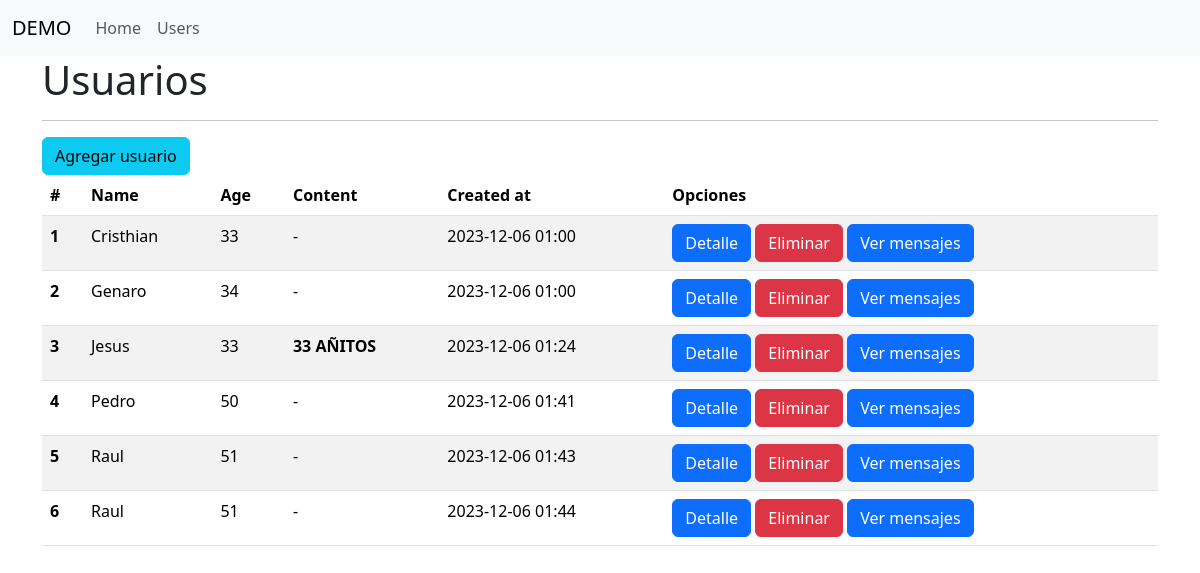
/users, run on an earlier commit of the app's database.
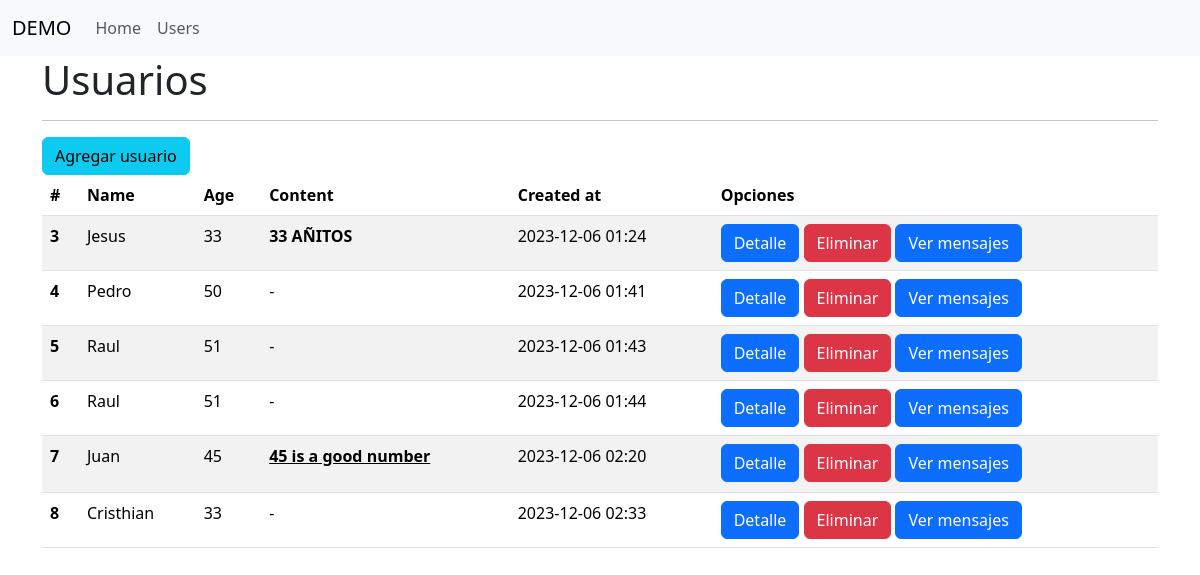
And on a later commit of the database.
### main.py (models this page shows, shortened)
class User(db.Model):
    id = db.Column(db.Integer, primary_key=True)
    name = db.Column(db.String(150), nullable=False)
    age = db.Column(db.Integer, nullable=False)
    content = db.Column(db.Text, nullable=True)
    created_at = db.Column(db.DateTime(timezone=True), server_default=func.now())

### main.py (the view)
@app.route("/users")
def users():
    users_data = User.query.all()
    return render_template("users.html", users=users_data)

### templates/users.html (shortened to what this page needs)
{% extends 'base.html' %}
{% block content %}
    <h1>Usuarios</h1>
    <hr>
    <a href="{{ url_for('users_add') }}" class="btn btn-info">Agregar usuario</a>
    <table class="table table-striped">
      <thead>
        <tr>
          <th scope="col">#</th>
          <th scope="col">Name</th>
          <th scope="col">Age</th>
          <th scope="col">Content</th>
          <th scope="col">Created at</th>
          <th scope="col">Opciones</th>
        </tr>
      </thead>
      <tbody>
        {% for user in users %}
        <tr>
          <th scope="row">{{ user.id }}</th>
          <td>{{ user.name|title }}</td>
          <td>{{ user.age }}</td>
          {% if user.content %}
          <td>{{ user.content|safe }}</td>
          {% else %}
          <td>-</td>
          {% endif %}
          <td>{{ user.created_at.strftime("%Y-%m-%d %I:%M") }}</td>
          <td>
            <a href="{{ url_for('users_by_id', id=user.id)}}" class="btn btn-primary">Detalle</a>
            <a href="{{ url_for('users_delete_by_id', id=user.id)}}" class="btn btn-danger">Eliminar</a>
            <a href="{{ url_for('messages_by_user', user_id=user.id)}}" class="btn btn-primary">Ver mensajes</a>
          </td>
        </tr>
        {% endfor %}
      </tbody>
    </table>
{% endblock %}

### templates/base.html (shortened to what this page needs)
<!doctype html>
<html lang="en" class="h-100" data-bs-theme="auto">
  <head>
    <link href="https://cdn.jsdelivr.net/npm/bootstrap@5.3.2/dist/css/bootstrap.min.css" rel="stylesheet">
  </head>
  <body>
    <nav class="navbar navbar-expand-lg bg-body-tertiary">
      <div class="container-fluid">
        <a class="navbar-brand" href="#">DEMO</a>
        <div class="collapse navbar-collapse" id="navbarSupportedContent">
          <ul class="navbar-nav me-auto mb-2 mb-lg-0">
            <li class="nav-item">
              <a class="nav-link" aria-current="page" href="{{ url_for('index') }}">Home</a>
            </li>
            <li class="nav-item">
              <a class="nav-link" href="{{ url_for('users') }}">Users</a>
            </li>
          </ul>
        </div>
      </div>
    </nav>
    <div class="container">
        <div class="row align-items-center">
            <div class="col">
                {% block content %}
                {% endblock %}
            </div>
        </div>
    </div>
  </body>
</html>

What changed in the data, as far as the page shows it:
removed User: id "1", name "Cristhian", age "33", created_at "2023-12-06 01:00"
removed User: id "2", name "Genaro", age "34", created_at "2023-12-06 01:00"
added User: id "7", name "Juan", age "45", content "45 is a good number", created_at "2023-12-06 02:20"
added User: id "8", name "Cristhian", age "33", created_at "2023-12-06 02:33"
